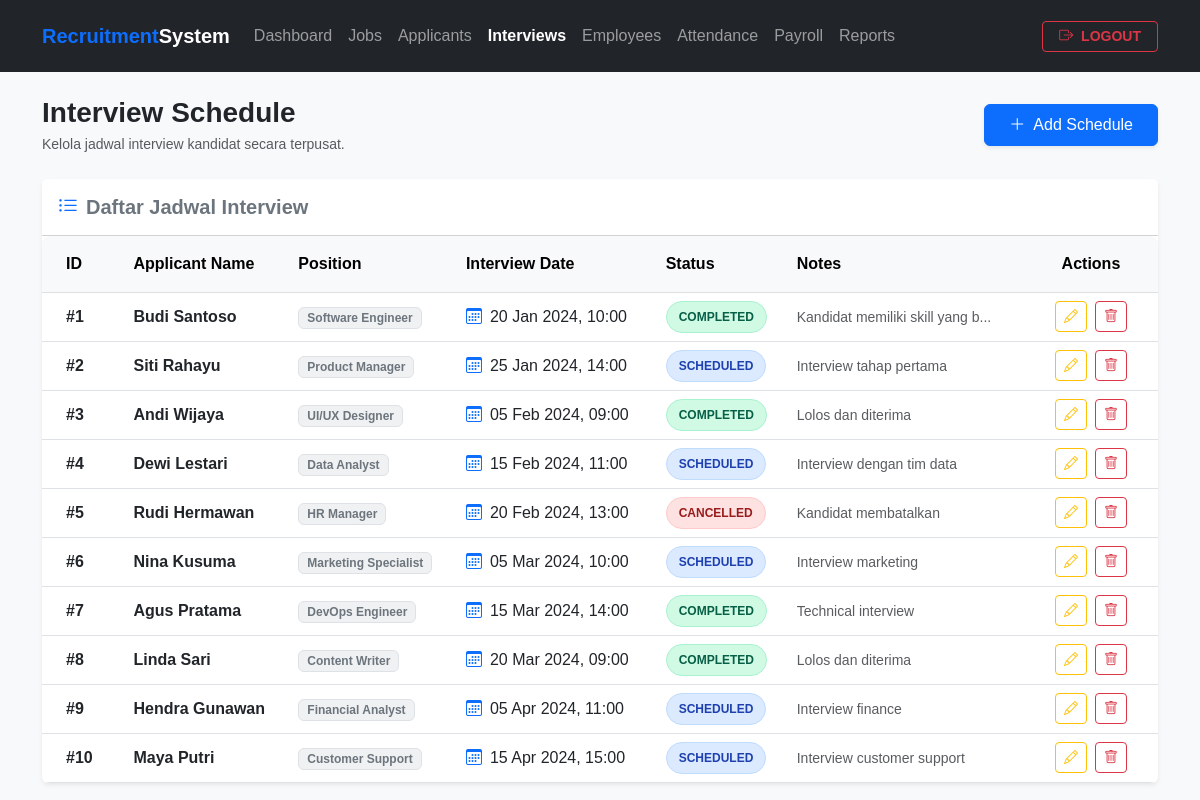
The app's page /interviews.php with its own data.
### tables this page shows
CREATE TABLE interviews (
    interview_id INT AUTO_INCREMENT PRIMARY KEY,
    applicant_id INT NOT NULL,
    job_id INT NOT NULL,
    interview_date DATETIME NOT NULL,
    status ENUM('Scheduled', 'Completed', 'Cancelled') DEFAULT 'Scheduled',
    notes TEXT,
    created_at TIMESTAMP DEFAULT CURRENT_TIMESTAMP,
    updated_at TIMESTAMP DEFAULT CURRENT_TIMESTAMP ON UPDATE CURRENT_TIMESTAMP,
    FOREIGN KEY (applicant_id) REFERENCES applicants(applicant_id) ON DELETE CASCADE,
    FOREIGN KEY (job_id) REFERENCES jobs(job_id) ON DELETE CASCADE
);

CREATE TABLE applicants (
    applicant_id INT AUTO_INCREMENT PRIMARY KEY,
    full_name VARCHAR(100) NOT NULL,
    email VARCHAR(100) NOT NULL,
    phone_number VARCHAR(20) NOT NULL,
    education VARCHAR(100) NOT NULL,
    job_id INT,
    status ENUM('Applied', 'Interview', 'Hired', 'Rejected') DEFAULT 'Applied',
    created_at TIMESTAMP DEFAULT CURRENT_TIMESTAMP,
    updated_at TIMESTAMP DEFAULT CURRENT_TIMESTAMP ON UPDATE CURRENT_TIMESTAMP,
    FOREIGN KEY (job_id) REFERENCES jobs(job_id) ON DELETE SET NULL
);

CREATE TABLE jobs (
    job_id INT AUTO_INCREMENT PRIMARY KEY,
    position VARCHAR(100) NOT NULL,
    department VARCHAR(100) NOT NULL,
    location VARCHAR(100) NOT NULL,
    status ENUM('Open', 'Closed') DEFAULT 'Open',
    created_at TIMESTAMP DEFAULT CURRENT_TIMESTAMP,
    updated_at TIMESTAMP DEFAULT CURRENT_TIMESTAMP ON UPDATE CURRENT_TIMESTAMP
);

### interviews.php (the view, shortened to what this page needs)
<?php
require_once 'config/database.php';
$current_page = 'interviews';
$interviews = $conn->query("SELECT i.*, a.full_name, j.position FROM interviews i JOIN applicants a ON i.applicant_id = a.applicant_id JOIN jobs j ON i.job_id = j.job_id ORDER BY i.interview_id ASC");
?>
<!DOCTYPE html>
<html lang="id">
<head>
    <link href="https://cdn.jsdelivr.net/npm/bootstrap@5.3.0/dist/css/bootstrap.min.css" rel="stylesheet">
    <link href="https://cdn.jsdelivr.net/npm/bootstrap-icons@1.10.5/font/bootstrap-icons.css" rel="stylesheet">
</head>
<body>
    <nav class="navbar navbar-expand-lg navbar-dark bg-dark mb-4 py-3">
        <div class="container">
            <a class="navbar-brand fw-bold text-primary" href="#">Recruitment<span class="text-white">System</span></a>
            <div class="collapse navbar-collapse" id="navbarNav">
                <ul class="navbar-nav me-auto mb-2 mb-lg-0">
                    <li class="nav-item"><a class="nav-link <?= ($current_page == 'dashboard') ? 'active fw-bold text-white' : '' ?>" href="index.php">Dashboard</a></li>
                    <li class="nav-item"><a class="nav-link <?= ($current_page == 'jobs') ? 'active fw-bold text-white' : '' ?>" href="jobs.php">Jobs</a></li>
                    <li class="nav-item"><a class="nav-link <?= ($current_page == 'applicants') ? 'active fw-bold text-white' : '' ?>" href="applicants.php">Applicants</a></li>
                    <li class="nav-item"><a class="nav-link <?= ($current_page == 'interviews') ? 'active fw-bold text-white' : '' ?>" href="interviews.php">Interviews</a></li>
                    <li class="nav-item"><a class="nav-link <?= ($current_page == 'employees') ? 'active fw-bold text-white' : '' ?>" href="employees.php">Employees</a></li>
                    <li class="nav-item"><a class="nav-link <?= ($current_page == 'attendance') ? 'active fw-bold text-white' : '' ?>" href="attendance.php">Attendance</a></li>
                    <li class="nav-item"><a class="nav-link <?= ($current_page == 'payroll') ? 'active fw-bold text-white' : '' ?>" href="payroll.php">Payroll</a></li>
                    <li class="nav-item"><a class="nav-link <?= ($current_page == 'reports') ? 'active fw-bold text-white' : '' ?>" href="reports.php">Reports</a></li>
                </ul>
                <div class="d-flex align-items-center">
                    <a href="logout.php" class="btn btn-outline-danger btn-sm fw-bold px-3"><i class="bi bi-box-arrow-right me-1"></i> LOGOUT</a>
                </div>
            </div>
        </div>
    </nav>
    <div class="container mb-5">
        <div class="d-flex flex-column flex-md-row justify-content-between align-items-md-center gap-3 mb-4">
            <div>
                <h1 class="h3 fw-bold text-dark mb-1">Interview Schedule</h1>
                <p class="text-muted small mb-0">Kelola jadwal interview kandidat secara terpusat.</p>
            </div>
            <div>
                <button class="btn btn-primary px-4 py-2 shadow-sm" data-bs-toggle="modal" data-bs-target="#addInterviewModal"><i class="bi bi-plus-lg me-2"></i>Add Schedule</button>
            </div>
        </div>
        <div class="card shadow-sm border-0 mb-4">
            <div class="card-header bg-white py-3">
                <h5 class="card-title mb-0 fw-bold text-secondary"><i class="bi bi-list-ul me-2 text-primary"></i>Daftar Jadwal Interview</h5>
            </div>
            <div class="card-body p-0">
                <div class="table-responsive">
                    <table class="table table-hover align-middle mb-0">
                        <thead class="table-light">
                            <tr>
                                <th class="px-4 py-3">ID</th>
                                <th class="py-3">Applicant Name</th>
                                <th class="py-3">Position</th>
                                <th class="py-3">Interview Date</th>
                                <th class="py-3">Status</th>
                                <th class="py-3">Notes</th>
                                <th class="px-4 py-3 text-center">Actions</th>
                            </tr>
                        </thead>
                        <tbody>
                            <?php if ($interviews->num_rows == 0): ?>
                                <tr><td colspan="7" class="text-center py-5 text-muted">Belum ada jadwal interview saat ini.</td></tr>
                            <?php else: ?>
                                <?php while ($row = $interviews->fetch_assoc()): ?>
                                <tr>
                                    <td class="px-4"><strong>#<?= $row['interview_id']; ?></strong></td>
                                    <td class="fw-semibold"><?= htmlspecialchars($row['full_name']); ?></td>
                                    <td><span class="badge bg-secondary bg-opacity-10 text-secondary border px-2 py-1"><?= htmlspecialchars($row['position']); ?></span></td>
                                    <td><i class="bi bi-calendar3 text-primary me-2"></i><?= date('d M Y, H:i', strtotime($row['interview_date'])); ?></td>
                                    <td><span class="badge-status badge-<?= strtolower($row['status']); ?>"><?= $row['status']; ?></span></td>
                                    <td><span class="text-muted small"><?= htmlspecialchars(strlen($row['notes']) > 30 ? substr($row['notes'], 0, 30).'...' : $row['notes']); ?></span></td>
                                    <td class="px-4 text-center">
                                        <div class="d-flex gap-2 justify-content-center">
                                            <button class="btn btn-sm btn-outline-warning" data-bs-toggle="modal" data-bs-target="#editInterviewModal" onclick="editInterview(<?= htmlspecialchars(json_encode($row)); ?>)"><i class="bi bi-pencil"></i></button>
                                            <a href="interviews.php?delete=<?= $row['interview_id']; ?>" class="btn btn-sm btn-outline-danger" onclick="return confirm('Apakah Anda yakin ingin menghapus jadwal interview ini?')"><i class="bi bi-trash"></i></a>
                                        </div>
                                    </td>
                                </tr>
                                <?php endwhile; ?>
                            <?php endif; ?>
                        </tbody>
                    </table>
                </div>
            </div>
        </div>
    </div>
</body>
</html>

### interviews.php (style rules this page uses)
body { background-color: #f8f9fa; color: #333333; font-family: sans-serif; min-height: 100vh; }
.badge-status { padding: 6px 12px; border-radius: 50px; font-size: 12px; font-weight: 600; display: inline-block; text-transform: uppercase; }
.badge-scheduled { background-color: #dbeafe; color: #1e40af; border: 1px solid #bfdbfe; }
.badge-completed { background-color: #d1fae5; color: #065f46; border: 1px solid #a7f3d0; }
.badge-cancelled { background-color: #fee2e2; color: #991b1b; border: 1px solid #fecaca; }
.table-responsive { border-radius: 8px; }

### records on screen
interviews: interview_id "1", applicant.full_name "Budi Santoso", job.position "Software Engineer", interview_date "20 Jan 2024, 10:00", status "COMPLETED", notes "Kandidat memiliki skill yang b..."
interviews: interview_id "2", applicant.full_name "Siti Rahayu", job.position "Product Manager", interview_date "25 Jan 2024, 14:00", status "SCHEDULED", notes "Interview tahap pertama"
interviews: interview_id "3", applicant.full_name "Andi Wijaya", job.position "UI/UX Designer", interview_date "05 Feb 2024, 09:00", status "COMPLETED", notes "Lolos dan diterima"
interviews: interview_id "4", applicant.full_name "Dewi Lestari", job.position "Data Analyst", interview_date "15 Feb 2024, 11:00", status "SCHEDULED", notes "Interview dengan tim data"
interviews: interview_id "5", applicant.full_name "Rudi Hermawan", job.position "HR Manager", interview_date "20 Feb 2024, 13:00", status "CANCELLED", notes "Kandidat membatalkan"
interviews: interview_id "6", applicant.full_name "Nina Kusuma", job.position "Marketing Specialist", interview_date "05 Mar 2024, 10:00", status "SCHEDULED", notes "Interview marketing"
interviews: interview_id "7", applicant.full_name "Agus Pratama", job.position "DevOps Engineer", interview_date "15 Mar 2024, 14:00", status "COMPLETED", notes "Technical interview"
interviews: interview_id "8", applicant.full_name "Linda Sari", job.position "Content Writer", interview_date "20 Mar 2024, 09:00", status "COMPLETED", notes "Lolos dan diterima"
interviews: interview_id "9", applicant.full_name "Hendra Gunawan", job.position "Financial Analyst", interview_date "05 Apr 2024, 11:00", status "SCHEDULED", notes "Interview finance"
interviews: interview_id "10", applicant.full_name "Maya Putri", job.position "Customer Support", interview_date "15 Apr 2024, 15:00", status "SCHEDULED", notes "Interview customer support"
